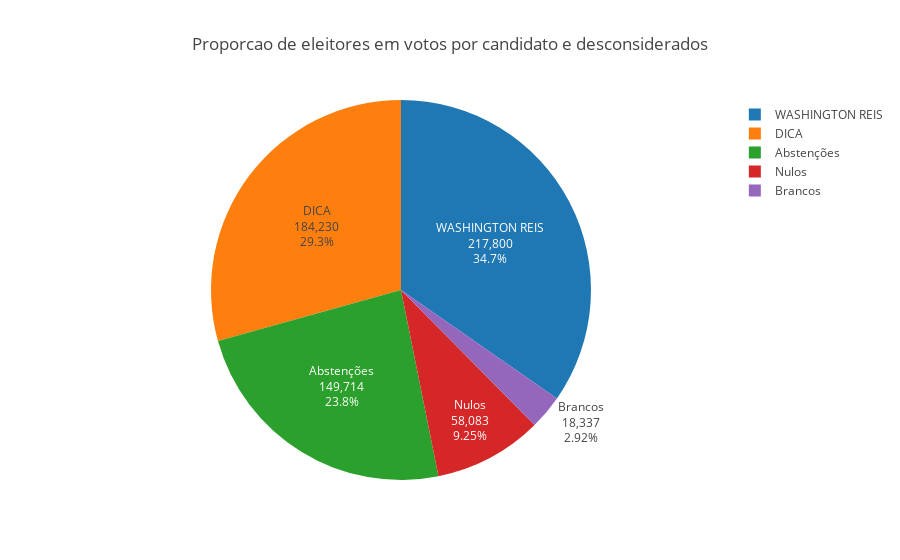

Notebook code cell kept with this figure:
### Markdown cell above
#### Visualização com a distribuição dos votos dos candidatos em segundo turno

### Code cell
values = [cand1.get('votes'), cand2.get('votes'), total_abstencoes, total_brancos, total_nulos]
labels = [ cand1.get('name'), cand2.get('name'), 'Abstenções', 'Brancos', 'Nulos' ]

title = 'Proporcao de eleitores em votos por candidato e desconsiderados'
fig = generatePieChart(go=go, labels=labels, values=values, title=title)
py.iplot(fig)

### Figure 1 — Plotly figure (JSON) as saved in the notebook; plotly's stock layout.template omitted (floating-point values rounded to 4 significant figures)
{"data": [{"labels": ["DICA", "WASHINGTON REIS", "Abstenções", "Brancos", "Nulos"], "textinfo": "percent+value+label", "type": "pie", "uid": "ba4192a4-e1b0-11e8-9928-5cc9d399d62a", "values": [184230, 217800, 149714, 18337, 58083]}], "layout": {"title": "Proporcao de eleitores em votos por candidato e desconsiderados"}}
